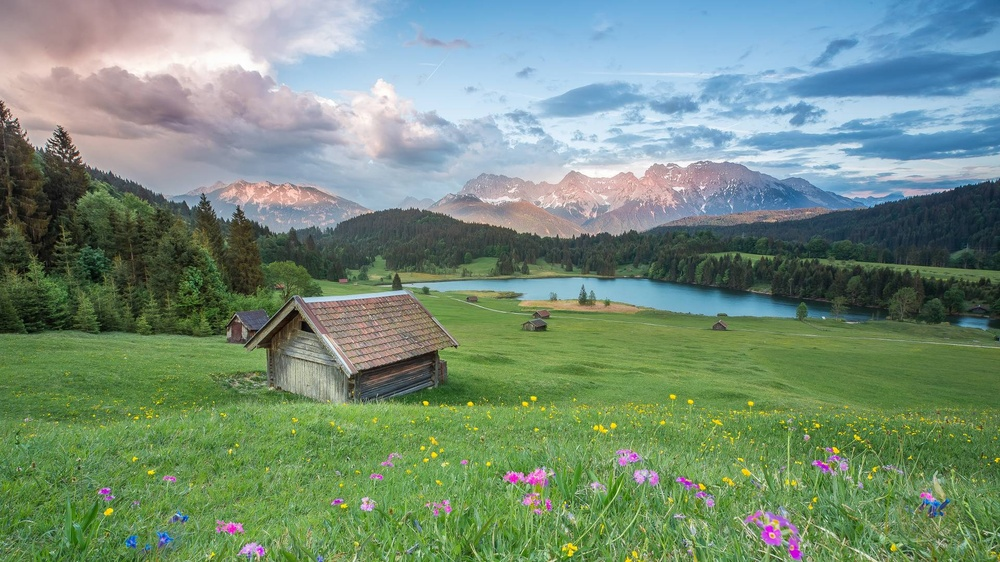
#> input picture 实验报告/lab01/test.jpg, 1000 x 562 px, shrunk from 1920 x 1080 before the run
$ python lab01.py
#> lines starting #> are read from the running program, lines starting #| are printed output that depends on the picture
import cv2
import numpy as np
import os

# ===================== 1. 路径配置 =====================
SCRIPT_DIR = os.path.dirname(os.path.abspath(__file__))
IMAGE_PATH = os.path.join(SCRIPT_DIR, "test.jpg")
OUTPUT_DIR = os.path.join(SCRIPT_DIR, "..", "experiment1_output")
if not os.path.exists(OUTPUT_DIR):
    os.makedirs(OUTPUT_DIR)

# ===================== 任务1：读取图片 =====================
print("="*60)
print("📌 任务1：读取测试图片")
img_bgr = cv2.imread(IMAGE_PATH)
#> img_bgr is the input picture: shape (562, 1000, 3); mean B, G, R 121.1, 141.9, 117.9
if img_bgr is None:
    print(f"❌ 错误：无法读取图片 {IMAGE_PATH}")
    exit()
print("✅ 图片读取成功！")

# ===================== 任务2：输出图像基本信息 =====================
print("\n" + "="*60)
print("📌 任务2：输出图像基本信息")
h, w, c = img_bgr.shape
#> h = 562; w = 1000; c = 3
dtype = img_bgr.dtype
print(f"📏 图像尺寸：宽度 {w} × 高度 {h}")
#| 📏 图像尺寸：宽度 1000 × 高度 562
print(f"🎨 图像通道数：{c} 通道（BGR彩色）")
#| 🎨 图像通道数：3 通道（BGR彩色）
print(f"🔢 像素数据类型：{dtype}")
#| 🔢 像素数据类型：uint8
print(f"📊 总像素数：{h * w}")
#| 📊 总像素数：562000

# ===================== 任务3：保存原图（替代弹窗显示，满足实验要求） =====================
print("\n" + "="*60)
print("📌 任务3：保存原图")
img_rgb = cv2.cvtColor(img_bgr, cv2.COLOR_BGR2RGB)
cv2.imwrite(os.path.join(OUTPUT_DIR, "original_show.png"), img_rgb)
print("✅ 原图已保存到输出目录，可直接打开查看")

# ===================== 任务4：转换灰度图并保存 =====================
print("\n" + "="*60)
print("📌 任务4：转换为灰度图并保存")
img_gray = cv2.cvtColor(img_bgr, cv2.COLOR_BGR2GRAY)
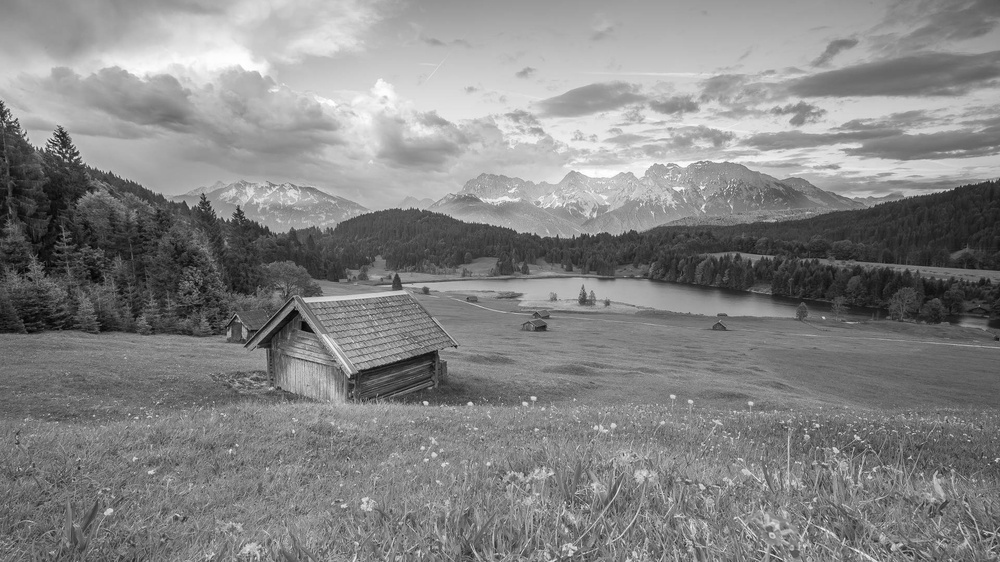
#> img_gray: shape (562, 1000); min 1, max 255, mean 132.4
cv2.imwrite(os.path.join(OUTPUT_DIR, "grayscale.jpg"), img_gray)
cv2.imwrite(os.path.join(OUTPUT_DIR, "grayscale_show.png"), img_gray)
print("✅ 灰度图转换完成并保存")

# ===================== 任务5：保存灰度图（已在任务4完成） =====================
print("\n" + "="*60)
print("📌 任务5：灰度图保存完成")

# ===================== 任务6：NumPy 操作 =====================
print("\n" + "="*60)
print("📌 任务6：NumPy 图像操作")
center_h, center_w = h // 2, w // 2
#> center_h = 281; center_w = 500
center_pixel = img_bgr[center_h, center_w]
#> center_pixel = [148, 135, 91]
print(f"🔍 中心像素BGR值：{center_pixel} | RGB值：{center_pixel[::-1]}")
#| 🔍 中心像素BGR值：[148 135  91] | RGB值：[ 91 135 148]

crop_h, crop_w = h // 4, w // 4
#> crop_h = 140; crop_w = 250
img_crop = img_bgr[:crop_h, :crop_w]
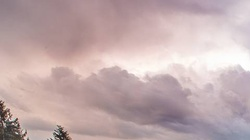
#> img_crop: shape (140, 250, 3); mean B, G, R 172.1, 171.1, 192.8
crop_path = os.path.join(OUTPUT_DIR, "top_left_crop.jpg")
cv2.imwrite(crop_path, img_crop)
print(f"✅ 左上角裁剪完成，保存路径：{crop_path}")

# ===================== 最终总结 =====================
print("\n" + "="*60)
print("🎉 实验一所有任务执行完成！")
print(f"📂 所有结果已保存到：{OUTPUT_DIR}")
print("="*60)
